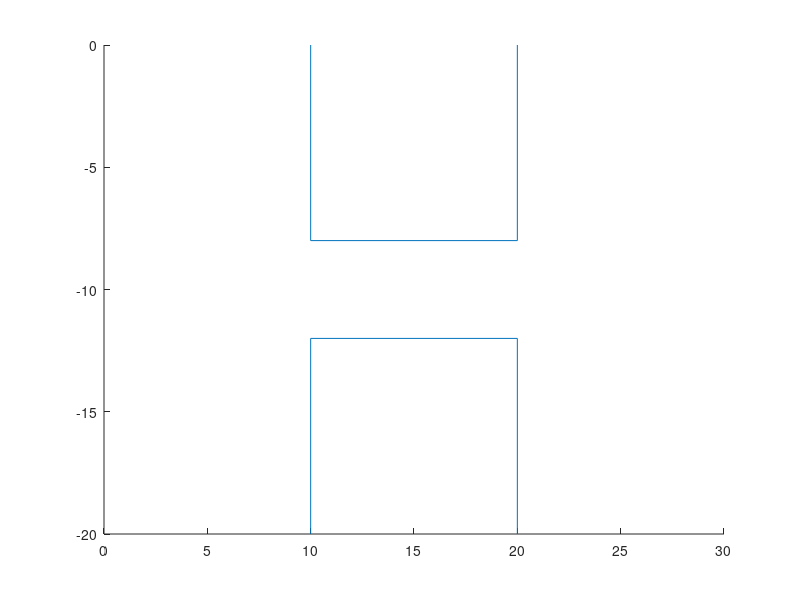
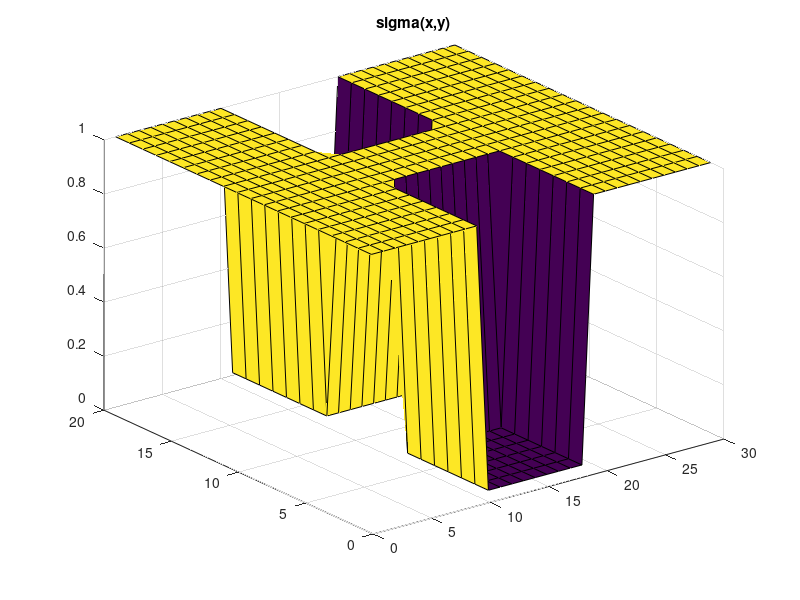
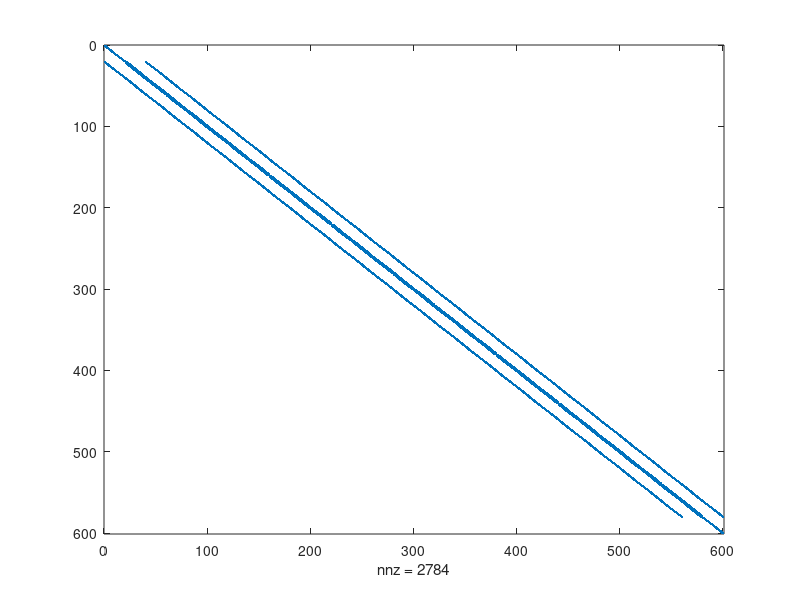
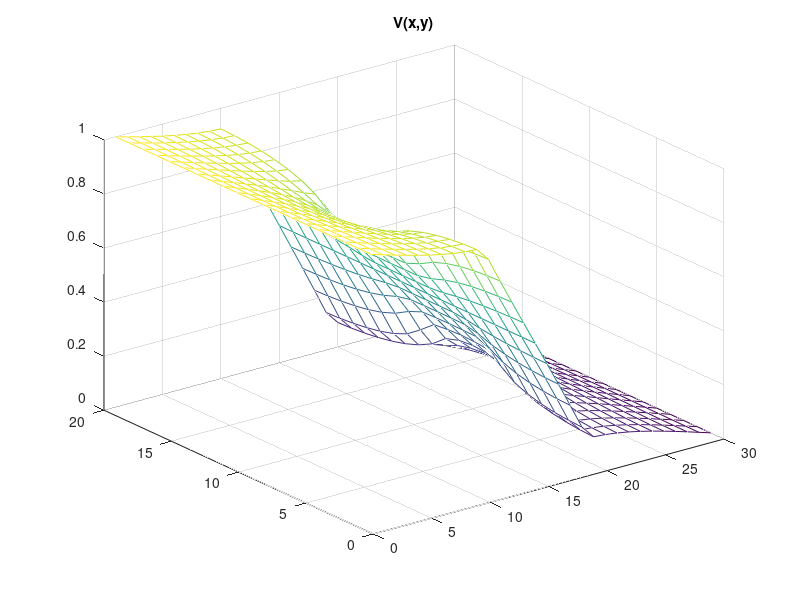

These figures' MATLAB source, in order:
clear;
clc;


W=20;
L=30;
V0=1;
so=1;
si=10^-2;
% si = 1;
Wb=(2/5)*W;
Lb=(1/3)*L;

figure(1);
xlim([0 L]);
ylim([-W 0]);

%block definition
line([Lb Lb],[0 -Wb]);
line([Lb Lb],[-W Wb-W]);
line([2*Lb 2*Lb],[0 -Wb]);
line([2*Lb 2*Lb],[-W Wb-W]);
line([Lb 2*Lb],[-Wb -Wb]);
line([Lb 2*Lb],[Wb-W Wb-W]);


for i=1:W
    for j=1:L
        n = i+(j-1)*W;
        if (j>Lb && j<2*Lb) && (i<Wb || i>(W-Wb))
            sigma(i,j)=si;
        else
            sigma(i,j)=so;
        end
        sigmaV(n) = sigma(i,j);
    end
end


figure(2);
surf(sigma);
title('sigma(x,y)');

G=sparse(W*L,W*L);

%n:i,j
%nl:i,j-1
%nr:i,j+1
for i=1:(W*L)
    if i <= W || i > (L-1)*W
        G(i,i)=1;
    end
end

for j=2:(L-1)
    for i=1:W
        n = i+(j-1)*W;
        a= i+(j-2)*W;
        d= i+j*W;
        w= (i-1)+(j-1)*W;
        s= (i+1)+(j-1)*W;
        
        if i==1
            G(n,s)=1/(1/sigma(n) + 1/sigma(s));
            G(n,a)=1/(1/sigma(n) + 1/sigma(a));
            G(n,d)=1/(1/sigma(n) + 1/sigma(d));
            G(n,n)=-(G(n,s) + G(n,a) + G(n,d));
        elseif i==W
            G(n,w)=1/(1/sigma(n) + 1/sigma(w));
            G(n,a)=1/(1/sigma(n) + 1/sigma(a));
            G(n,d)=1/(1/sigma(n) + 1/sigma(d));
            G(n,n)=-(G(n,w) + G(n,a) + G(n,d));
        else
            G(n,s)=1/(1/sigma(n) + 1/sigma(s));
            G(n,w)=1/(1/sigma(n) + 1/sigma(w));
            G(n,a)=1/(1/sigma(n) + 1/sigma(a));
            G(n,d)=1/(1/sigma(n) + 1/sigma(d));
            G(n,n)=-(G(n,w) + G(n,a) + G(n,d) + G(n,s));
        end
        
    end
end
figure(3);
spy(G);
F=sparse(W*L,1);

for i=1:(W*L)
    if i <= W
        F(i,1)=V0;
    end
end

V=G\F;

for i=1:W
    for j=1:L
        n=i+(j-1)*W;
        Emap(i,j) = V(n);
    end
end

figure(4);
mesh(Emap);
title('V(x,y)');

[X Y]=gradient(Emap);

Ex=-X;
Ey=-Y;

figure(5);
surf(Ex);
title('Ex');


figure(6);
surf(Ey);
title('Ey');


figure(7);
quiver(Ex,Ey);
title('E(x,y)');

for i=1:W
    for j=1:L
        if (j>Lb && j<2*Lb) && (i<Wb || i>(W-Wb))
            Jx=Ex*si;
            Jy=Ey*si;
        else
            Jx=Ex*so;
            Jy=Ey*so;
        end
    end
end
J=sqrt(Jx.*Jx+Jy.*Jy);

figure(8);
quiver(Jx,Jy);
title('J(x,y)');

% I = J*A; Suppose we are interested in the current coming out from the
% right side of the conductor
I=0;
for i=1:W
    I=J(i,L)+I;
end
fprintf('Current is %f\n',I);


